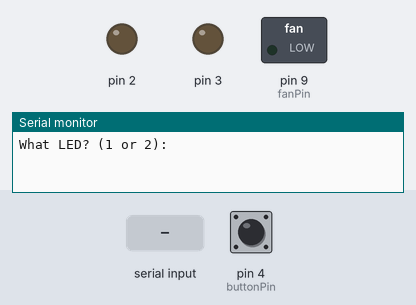
Recording of a sketch running on a simulated Arduino Uno, built with avr-gcc and run on an emulated ATmega328P. On the bench: switched loads named in the sketch (green lamp = pin HIGH), output pins drawn as LEDs (lit = HIGH), the last lines printed to the serial monitor. Inputs (shaded band) come from the test bench; at power-on: pin 4 (buttonPin) HIGH.

Above: at 1.2 s.
1.3 s: pin 4 (buttonPin) pulled LOW for 0.15 s
At 2.3 s:
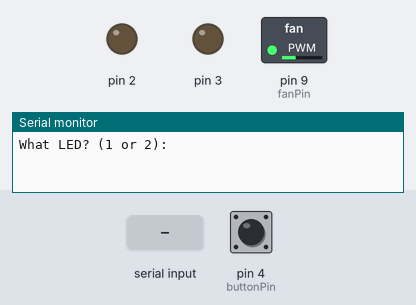
2.9 s: pin 4 (buttonPin) pulled LOW for 1 s
At 3.5 s:
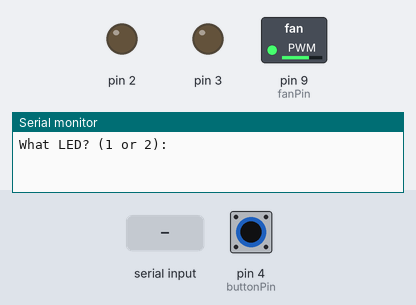
5.4 s: pin 4 (buttonPin) pulled LOW for 0.15 s
At 6.6 s:
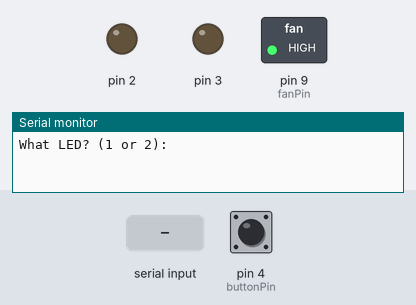
7.0 s: "90,45\n" received over Serial
8.5 s: "1\n" received over Serial
10.0 s: "2\n" received over Serial
At 10.8 s:
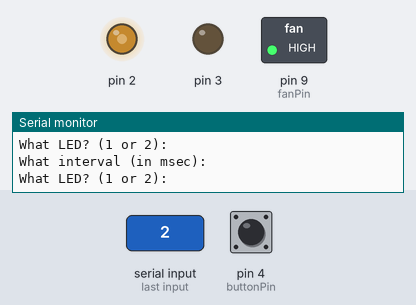
Timing chart, 0 to 12.5 s (numbered marks = the images above; inputs shaded):
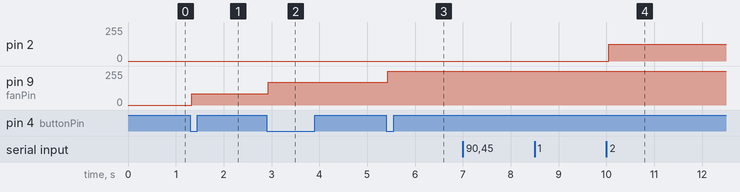

Measured:
- after the input at 1.3 s, pin 9 (fanPin): 0/255 → 85/255 at once
- after the input at 2.9 s, pin 9 (fanPin): 85/255 → 170/255 at once
- after the input at 5.4 s, pin 9 (fanPin): 170/255 → 255/255 at once
- after the input at 10.0 s, pin 2: 0/255 → 127/255 after 0.05 s

The sketch:

Arduino.ino
```cpp
#include <Arduino.h>
#include <limits.h>


/* Custom register definitions for the ATmega328P */
#define MY_TCCR2A (*(volatile unsigned char *)0xB0)
#define MY_TCCR2B (*(volatile unsigned char *)0xB1)
#define MY_TCNT2  (*(volatile unsigned char *)0xB2)
#define MY_OCR2A  (*(volatile unsigned char *)0xB3)
#define MY_TIMSK2 (*(volatile unsigned char *)0x70)
#define MY_TIFR2  (*(volatile unsigned char *)0x37)
#define MY_SREG   (*(volatile unsigned char *)0x5F)

/* Custom Timer1 registers for fan PWM on pin 9 */
#define MY_TCCR1A (*(volatile unsigned char *)0x80)
#define MY_TCCR1B (*(volatile unsigned char *)0x81)
#define MY_TCNT1L (*(volatile unsigned char *)0x84)
#define MY_TCNT1H (*(volatile unsigned char *)0x85)
#define MY_OCR1AL (*(volatile unsigned char *)0x88)
#define MY_OCR1AH (*(volatile unsigned char *)0x89)
#define MY_TIMSK1 (*(volatile unsigned char *)0x6F)
#define MY_PORTB  (*(volatile unsigned char *)0x25)


volatile unsigned long myMilliCounter = 0;


int selectedLED = -1;


unsigned long blinkRateOne = 0;
unsigned long blinkRateTwo = 0;


unsigned long blinkTrackerOne = 0;
unsigned long blinkTrackerTwo = 0;


unsigned long inputValue = 0;
int inputStarted = 0;
int inputInvalid = 0;


/* Fan PWM output and button input */
const int fanPin = 9;
const int buttonPin = 4;

/* OFF, LOW, MEDIUM, HIGH, MEDIUM, LOW; then repeat */
const int fanSpeeds[6] = {0, 85, 170, 255, 170, 85};
int fanStep = 0;

/* Button debouncing */
int lastButtonReading = HIGH;
int stableButtonState = HIGH;
unsigned long buttonTracker = 0;
const unsigned long debounceTime = 30;


/* Custom Timer2 compare-match interrupt */
extern "C" void __vector_7(void)
    __attribute__((signal, used, externally_visible));


void __vector_7(void)
{
  myMilliCounter++;
}


/* Returns a copy of the millisecond */
unsigned long myMilli(void)
{
  unsigned char savedStatus;
  unsigned long currentTime;


  savedStatus = MY_SREG;
  __asm__ __volatile__("cli" ::: "memory");


  currentTime = myMilliCounter;


  MY_SREG = savedStatus;
  __asm__ __volatile__("" ::: "memory");


  return currentTime;
}


/* Configures Timer2 to interrupt once every millisecond */
void setupMyMilli(void)
{
  unsigned char savedStatus;


  savedStatus = MY_SREG;
  __asm__ __volatile__("cli" ::: "memory");


  MY_TCCR2B = 0;       /* Stop Timer2 */
  MY_TIMSK2 = 0;       /* Disable Timer2 interrupts */
  MY_TCCR2A = 0x02;    /* Clear timer on compare match */
  MY_TCNT2 = 0;
  MY_OCR2A = 249;      /* 250 counts per interrupt */
  MY_TIFR2 = 0x07;     /* Clear old interrupt flags */


  myMilliCounter = 0;


  MY_TIMSK2 = 0x02;    /* Enable compare-match A interrupt */
  MY_TCCR2B = 0x04;    /* Start Timer2 with prescaler 64 */


  MY_SREG = savedStatus;
  __asm__ __volatile__("" ::: "memory");
}


/* Processes a complete number after Enter is pressed */
void processInput(void)
{
  unsigned long currentTime;


  if (inputInvalid) {
    Serial.println("Invalid input. Enter a whole number.");
  }
  else if (selectedLED == -1) {
    if (inputValue == 1 || inputValue == 2) {
      selectedLED = (int)inputValue;
    }
    else {
      Serial.println("Please choose LED 1 or 2.");
    }
  }
  else {
    currentTime = myMilli();


    if (selectedLED == 1) {
      blinkRateOne = inputValue;
      blinkTrackerOne = currentTime;
      digitalWrite(2, LOW);
    }
    else {
      blinkRateTwo = inputValue;
      blinkTrackerTwo = currentTime;
      digitalWrite(3, LOW);
    }


    selectedLED = -1;
  }


  inputValue = 0;
  inputStarted = 0;
  inputInvalid = 0;


  if (selectedLED == -1) {
    Serial.println("What LED? (1 or 2):");
  }
  else {
    Serial.println("What interval (in msec):");
  }
}


/* Reads one character at a time so LEDs keep blinking */
void taskSerial(void)
{
  char character;
  unsigned long digit;


  if (Serial.available() <= 0) {
    return;
  }


  character = (char)Serial.read();


  if (character == '\r' || character == '\n') {
    if (inputStarted) {
      processInput();
    }
  }
  else if (character >= '0' && character <= '9') {
    inputStarted = 1;
    digit = (unsigned long)(character - '0');


    /* Prevent the input number from overflowing */
    if (inputValue > (ULONG_MAX - digit) / 10UL) {
      inputInvalid = 1;
    }
    else {
      inputValue = inputValue * 10UL + digit;
    }
  }
  else {
    inputStarted = 1;
    inputInvalid = 1;
  }
}


/* Sets fan output: 0 = OFF, 255 = fully ON */
void setFanSpeed(int speed)
{
  unsigned char savedStatus;

  savedStatus = MY_SREG;
  __asm__ __volatile__("cli" ::: "memory");

  /* Write the high byte before the low byte */
  MY_OCR1AH = 0;
  MY_OCR1AL = (unsigned char)speed;

  if (speed == 0) {
    /* Disconnect PWM and hold pin 9 LOW */
    MY_TCCR1A = 0x01;
    MY_PORTB &= 0xFD;
  }
  else if (speed == 255) {
    /* Disconnect PWM and hold pin 9 HIGH */
    MY_TCCR1A = 0x01;
    MY_PORTB |= 0x02;
  }
  else {
    /* Connect non-inverting PWM to pin 9 */
    MY_TCCR1A = 0x81;
  }

  MY_SREG = savedStatus;
  __asm__ __volatile__("" ::: "memory");
}


/* Configures Timer1 for 8-bit phase-correct PWM */
void setupFan(void)
{
  unsigned char savedStatus;

  savedStatus = MY_SREG;
  __asm__ __volatile__("cli" ::: "memory");

  MY_TCCR1B = 0;       /* Stop Timer1 during configuration */
  MY_TIMSK1 = 0;       /* Hardware PWM needs no Timer1 ISR */
  MY_TCCR1A = 0x01;    /* 8-bit phase-correct mode; output disconnected */

  /* Clear the counter and duty-cycle registers */
  MY_TCNT1H = 0;
  MY_TCNT1L = 0;
  MY_OCR1AH = 0;
  MY_OCR1AL = 0;

  MY_PORTB &= 0xFD;    /* Start with pin 9 LOW: fan OFF */
  MY_TCCR1B = 0x03;    /* Start Timer1 with prescaler 64 */

  MY_SREG = savedStatus;
  __asm__ __volatile__("" ::: "memory");
}


/* Changes fan speed once per debounced button press */
void taskFan(void)
{
  int buttonReading;
  unsigned long currentTime;

  buttonReading = digitalRead(buttonPin);
  currentTime = myMilli();

  /* Restart debounce timing whenever the input changes */
  if (buttonReading != lastButtonReading) {
    buttonTracker = currentTime;
  }

  /* Accept the new state after it stays unchanged for 30 ms */
  if (currentTime - buttonTracker >= debounceTime) {
    if (buttonReading != stableButtonState) {
      stableButtonState = buttonReading;

      /* INPUT_PULLUP makes a pressed button read LOW */
      if (stableButtonState == LOW) {
        fanStep++;

        if (fanStep >= 6) {
          fanStep = 0;
        }

        setFanSpeed(fanSpeeds[fanStep]);
      }
    }
  }

  lastButtonReading = buttonReading;
}


void setup(void)
{
  Serial.begin(9600);


  pinMode(2, OUTPUT);
  pinMode(3, OUTPUT);

  pinMode(fanPin, OUTPUT);
  pinMode(buttonPin, INPUT_PULLUP);


  digitalWrite(2, LOW);
  digitalWrite(3, LOW);

  /* Configure custom PWM and start the fan OFF */
  setupFan();


  setupMyMilli();


  Serial.println("What LED? (1 or 2):");
}


void loop(void)
{
  unsigned long currentTime;
  unsigned long halfInterval;


  currentTime = myMilli();


  /* LED 1 */
  if (blinkRateOne > 0) {
    halfInterval = blinkRateOne / 2;


    if (halfInterval == 0) {
      halfInterval = 1;
    }


    if (currentTime - blinkTrackerOne >= halfInterval) {
      digitalWrite(2, !digitalRead(2));
      blinkTrackerOne = currentTime;
    }
  }


  /* LED 2 */
  if (blinkRateTwo > 0) {
    halfInterval = blinkRateTwo / 2;


    if (halfInterval == 0) {
      halfInterval = 1;
    }


    if (currentTime - blinkTrackerTwo >= halfInterval) {
      digitalWrite(3, !digitalRead(3));
      blinkTrackerTwo = currentTime;
    }
  }


  taskSerial();
  taskFan();
}
```
